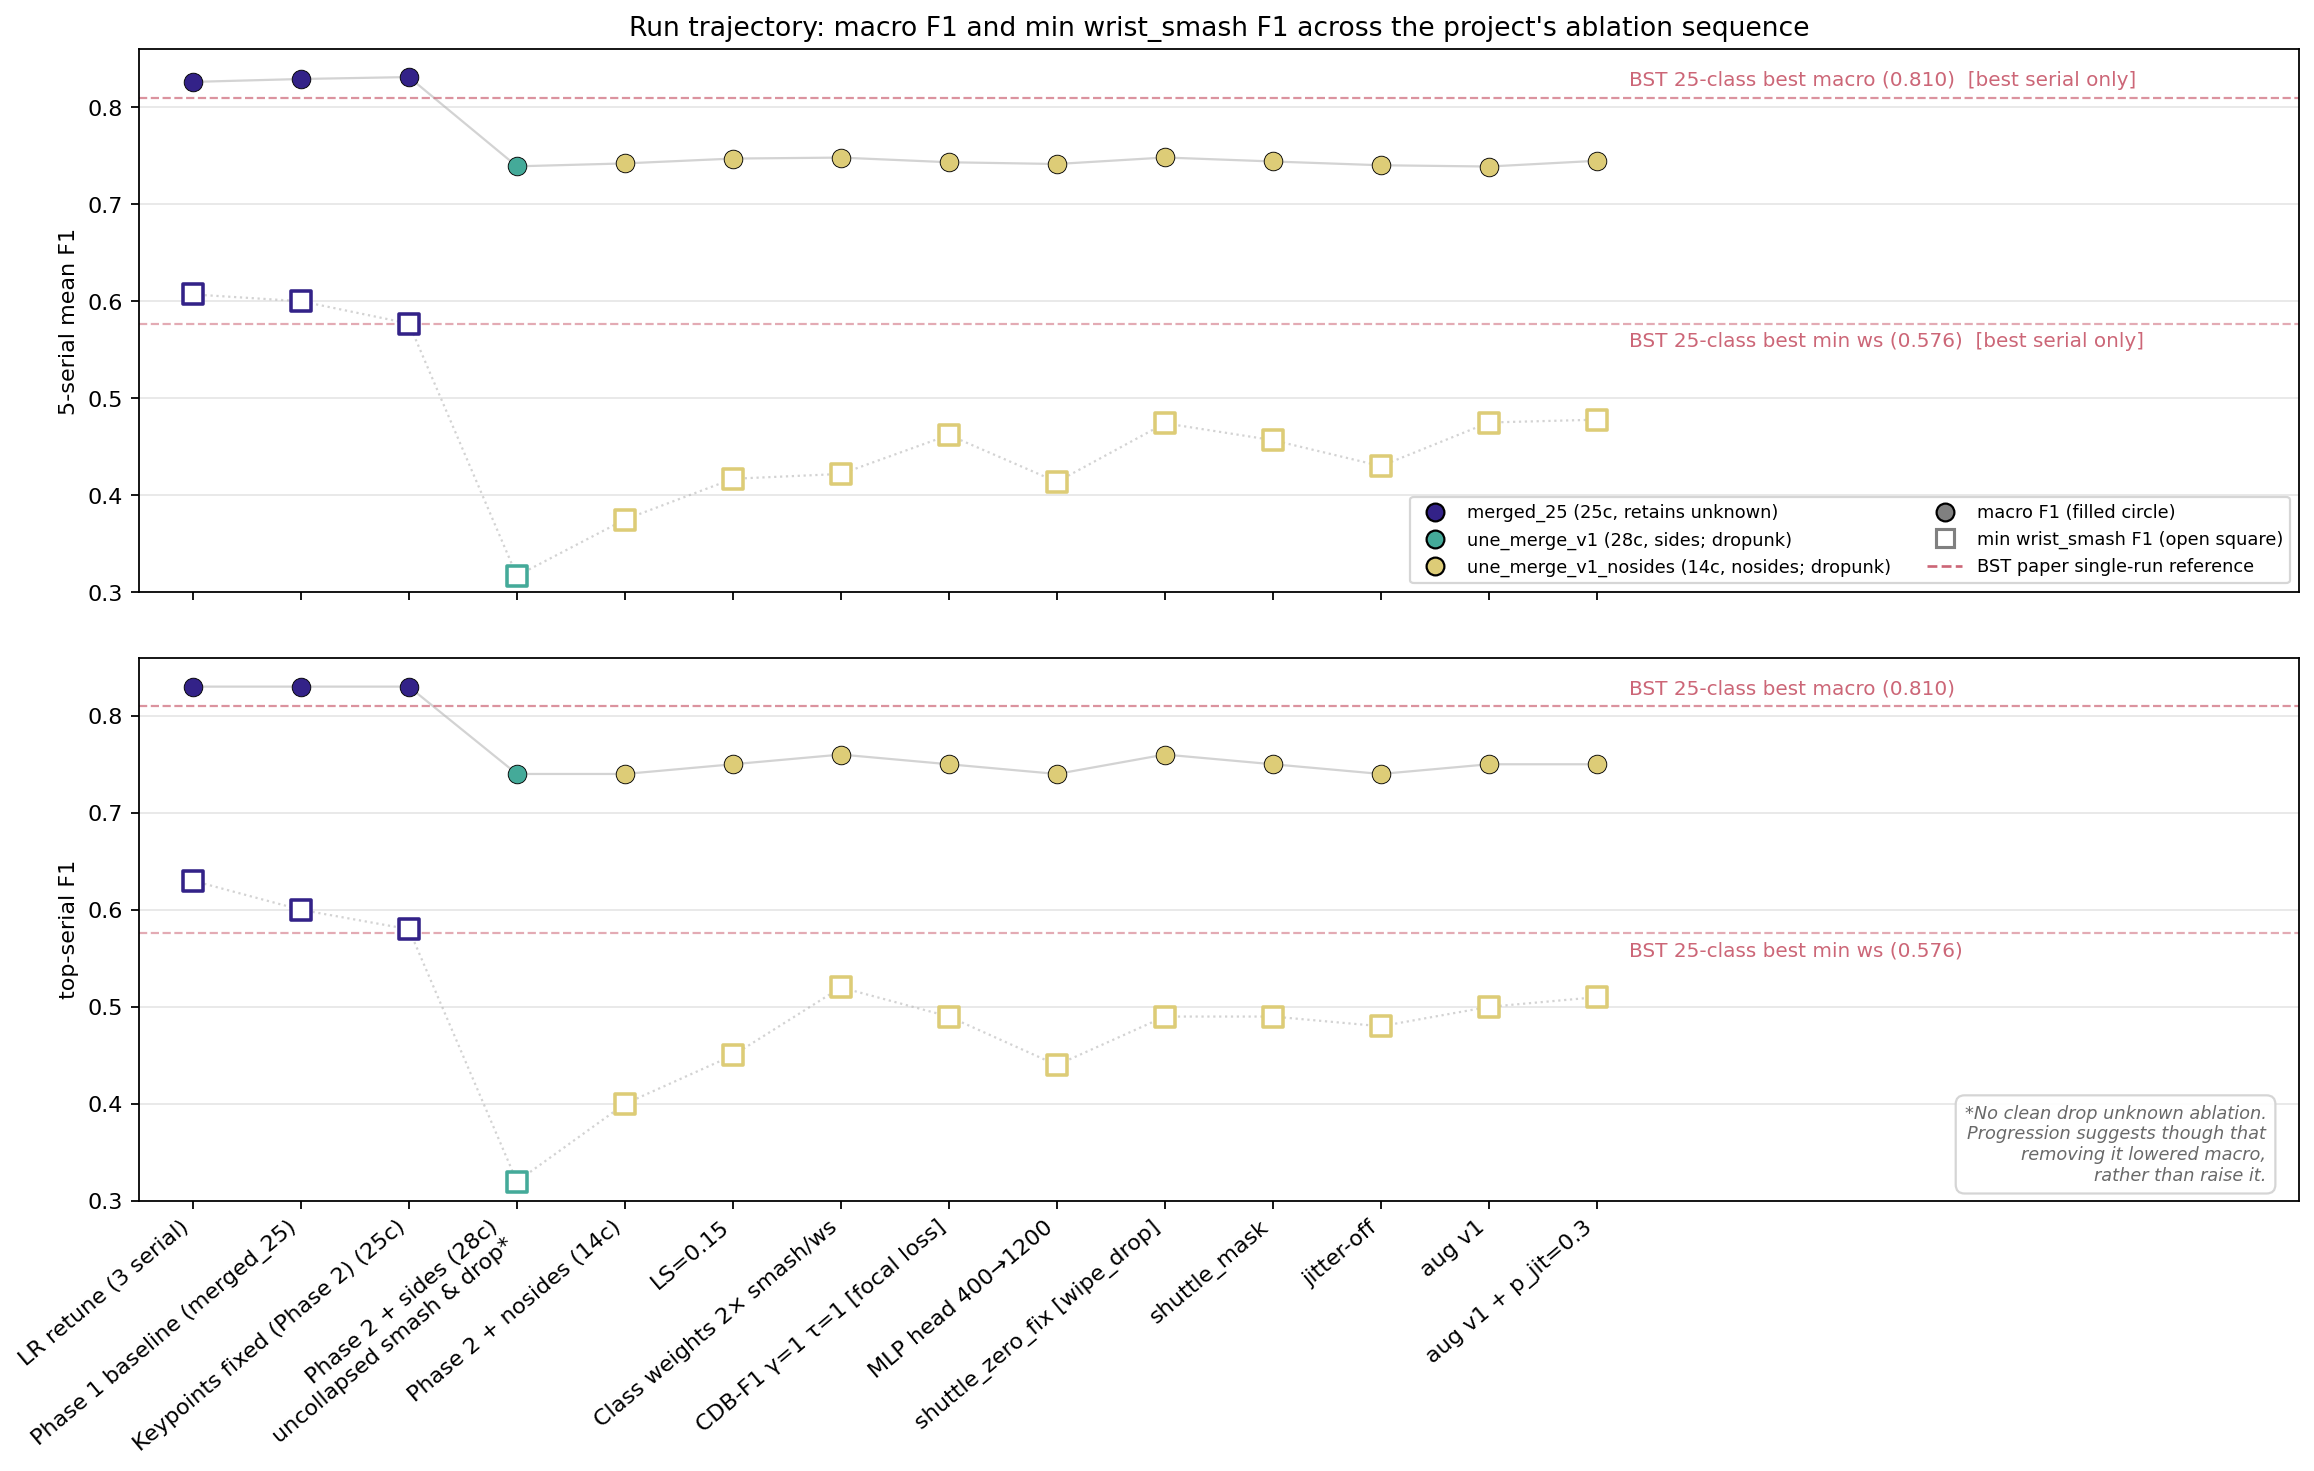

Write the Python code that produced this figure.
"""Run trajectory chart with macro F1 and min wrist_smash F1 per panel.

Sibling to ``trajectory_chart.py`` for the 2026-05-11 supervisor presentation.
Two panels sharing x-axis:
  - top: 5-serial mean. Both macro F1 and min wrist_smash F1.
  - bottom: top-serial macro + min wrist_smash, with BST single-run refs.

Macro is a filled circle, min wrist_smash a white-faced square. Colour stays as
taxonomy on both, so each run sits as a circle / square pair stacked vertically.
Linear y-axis covers ~0.30 to 0.86: macro band clusters near the top, min ws
band sits below, no overlap.

Data is hand-transcribed from `scratch/architecture_notes/arch_1_directions.md`
headline-results table (lines 25-46). If a run gets renamed, mirror it in
``trajectory_chart.py`` so the two figures stay in sync.
"""
from pathlib import Path

import matplotlib.pyplot as plt

REPO_ROOT = Path(__file__).resolve().parents[2]
OUT_PATH = REPO_ROOT / "scratch/presentation_prep/trajectory_chart_macro_and_min.png"

# Tol muted palette (protanopia-safe, qualitative). One colour per taxonomy.
COLOUR = {
    "merged_25": "#332288",            # indigo
    "une_merge_v1": "#44AA99",         # teal
    "une_merge_v1_nosides": "#DDCC77", # sand
    "bst_ref": "#CC6677",              # rose (external reference)
}

# Each entry: short label, taxonomy key, then four metrics:
# 5-serial mean macro, top-serial macro, 5-serial mean min wrist_smash, top-serial min wrist_smash.
# Phase 2 + sides carries an asterisk pointing to the dropunk-ablation caveat at the
# bottom of the figure.
RUNS = [
    ("LR retune (3 serial)",                                                  "merged_25",            0.826,  0.83, 0.607,  0.63),
    ("Phase 1 baseline (merged_25)",                                          "merged_25",            0.829,  0.83, 0.600,  0.60),
    ("Keypoints fixed (Phase 2) (25c)",                                       "merged_25",            0.831,  0.83, 0.577,  0.58),
    ("Phase 2 + sides (28c)\nuncollapsed smash & drop*",                      "une_merge_v1",         0.739,  0.74, 0.317,  0.32),
    ("Phase 2 + nosides (14c)",                                               "une_merge_v1_nosides", 0.742,  0.74, 0.375,  0.40),
    ("LS=0.15",                                                               "une_merge_v1_nosides", 0.747,  0.75, 0.417,  0.45),
    ("Class weights 2× smash/ws",                                             "une_merge_v1_nosides", 0.748,  0.76, 0.422,  0.52),
    ("CDB-F1 γ=1 τ=1 [focal loss]",                                           "une_merge_v1_nosides", 0.7432, 0.75, 0.4621, 0.49),
    ("MLP head 400→1200",                                                     "une_merge_v1_nosides", 0.7414, 0.74, 0.4138, 0.44),
    ("shuttle_zero_fix [wipe_drop]",                                          "une_merge_v1_nosides", 0.7481, 0.76, 0.4742, 0.49),
    ("shuttle_mask",                                                          "une_merge_v1_nosides", 0.7440, 0.75, 0.4568, 0.49),
    ("jitter-off",                                                            "une_merge_v1_nosides", 0.7401, 0.74, 0.4301, 0.48),
    ("aug v1",                                                                "une_merge_v1_nosides", 0.7388, 0.75, 0.4750, 0.50),
    ("aug v1 + p_jit=0.3",                                                    "une_merge_v1_nosides", 0.7447, 0.75, 0.4779, 0.51),
]

FOOTNOTE = (
    "*No clean drop unknown ablation.\n"
    "Progression suggests though that\n"
    "removing it lowered macro,\n"
    "rather than raise it."
)

# BST paper single-run figures from arXiv:2502.21085 Table 1 (25-class, variable-length).
# Tuple: label, macro F1, min wrist_smash F1.
# Fixed-width variant dropped: it's not the preferred windowing strategy, theirs or ours.
BST_REFS = [
    ("BST 25-class best", 0.8097, 0.5762),
]


def scatter_macro(ax, x, ys, colours):
    """Filled circle markers, one per run, colour by taxonomy."""
    for xi, yi, ci in zip(x, ys, colours):
        ax.scatter(xi, yi, color=ci, s=70, zorder=3,
                   edgecolor="black", linewidth=0.4, marker="o")


def scatter_min_ws(ax, x, ys, colours):
    """White-faced square markers with coloured rim; visually distinct from macro."""
    for xi, yi, ci in zip(x, ys, colours):
        ax.scatter(xi, yi, facecolor="white", edgecolor=ci, s=80, zorder=3,
                   linewidth=1.6, marker="s")


def draw_panel(ax, x, macro_vals, min_vals, colours, ylabel):
    """Plot both metrics on one panel with connecting lines per metric."""
    ax.plot(x, macro_vals, color="lightgrey", linewidth=1, zorder=1)
    ax.plot(x, min_vals,   color="lightgrey", linewidth=1, zorder=1, linestyle=":")
    scatter_macro(ax, x, macro_vals, colours)
    scatter_min_ws(ax, x, min_vals, colours)
    ax.set_ylabel(ylabel)
    ax.set_ylim(0.30, 0.86)
    ax.grid(axis="y", alpha=0.3)


def draw_bst_refs(ax, x_text, mean_panel: bool) -> None:
    """Horizontal BST single-run reference lines plus paired labels.

    Macro label sits just above the macro line; min wrist_smash label sits just
    below the min line, so the label pair frames the BST band rather than
    crowding it.

    :param ax: target axis
    :param x_text: x-coordinate (data space) where label text starts; pick a
        value past the last data point so labels live in the right margin.
    :param mean_panel: True on the 5-serial-mean panel; appends "[best serial
        only]" to flag that BST is a single-run figure, not 5-serial-comparable.
    """
    suffix = "  [best serial only]" if mean_panel else ""
    offset = 0.008  # vertical gap between line and label, in F1-axis units
    for label, macro, min_ws in BST_REFS:
        ax.axhline(macro,  color=COLOUR["bst_ref"], linestyle="--", linewidth=1, alpha=0.7)
        ax.axhline(min_ws, color=COLOUR["bst_ref"], linestyle="--", linewidth=1, alpha=0.55)
        ax.text(x_text, macro + offset,
                f"{label} macro ({macro:.3f}){suffix}",
                fontsize=9, va="bottom", color=COLOUR["bst_ref"])
        ax.text(x_text, min_ws - offset,
                f"{label} min ws ({min_ws:.3f}){suffix}",
                fontsize=9, va="top", color=COLOUR["bst_ref"])


def main():
    n = len(RUNS)
    x = list(range(1, n + 1))
    labels = [r[0] for r in RUNS]
    taxonomies = [r[1] for r in RUNS]
    mean_macro = [r[2] for r in RUNS]
    best_macro = [r[3] for r in RUNS]
    mean_min   = [r[4] for r in RUNS]
    best_min   = [r[5] for r in RUNS]
    colours = [COLOUR[t] for t in taxonomies]

    fig, (ax_mean, ax_best) = plt.subplots(
        2, 1, figsize=(15, 10), sharex=True, gridspec_kw={"hspace": 0.12}
    )

    draw_panel(ax_mean, x, mean_macro, mean_min, colours, "5-serial mean F1")
    ax_mean.set_title("Run trajectory: macro F1 and min wrist_smash F1 across the project's ablation sequence")
    draw_bst_refs(ax_mean, n + 0.3, mean_panel=True)

    draw_panel(ax_best, x, best_macro, best_min, colours, "top-serial F1")
    draw_bst_refs(ax_best, n + 0.3, mean_panel=False)

    ax_best.set_xticks(x)
    ax_best.set_xticklabels(labels, rotation=40, ha="right")

    # Legend: taxonomy colours on the left half, marker-shape key on the right half.
    legend_handles = [
        plt.Line2D([0], [0], marker="o", linestyle="", markerfacecolor=COLOUR["merged_25"],
                   markeredgecolor="black", markersize=8, label="merged_25 (25c, retains unknown)"),
        plt.Line2D([0], [0], marker="o", linestyle="", markerfacecolor=COLOUR["une_merge_v1"],
                   markeredgecolor="black", markersize=8, label="une_merge_v1 (28c, sides; dropunk)"),
        plt.Line2D([0], [0], marker="o", linestyle="", markerfacecolor=COLOUR["une_merge_v1_nosides"],
                   markeredgecolor="black", markersize=8, label="une_merge_v1_nosides (14c, nosides; dropunk)"),
        plt.Line2D([0], [0], marker="o", linestyle="", markerfacecolor="grey",
                   markeredgecolor="black", markersize=8, label="macro F1 (filled circle)"),
        plt.Line2D([0], [0], marker="s", linestyle="", markerfacecolor="white",
                   markeredgecolor="grey", markersize=8, markeredgewidth=1.4,
                   label="min wrist_smash F1 (open square)"),
        plt.Line2D([0], [0], color=COLOUR["bst_ref"], linestyle="--", linewidth=1.2,
                   label="BST paper single-run reference"),
    ]
    ax_mean.legend(handles=legend_handles, loc="lower right", fontsize=8, ncols=2)

    # Headroom on the right so the BST text labels don't get clipped.
    ax_best.set_xlim(0.5, n + 6.5)

    # Footnote box anchored to the bottom-right of the top-serial panel; sits below the
    # BST reference labels and to the right of the data, in otherwise-empty space.
    ax_best.text(0.985, 0.03, FOOTNOTE, transform=ax_best.transAxes,
                 fontsize=8, ha="right", va="bottom",
                 style="italic", color="dimgrey",
                 bbox=dict(boxstyle="round,pad=0.5", facecolor="white",
                           edgecolor="lightgrey", alpha=0.95))

    fig.subplots_adjust(left=0.07, right=0.97, top=0.94, bottom=0.22, hspace=0.12)
    OUT_PATH.parent.mkdir(parents=True, exist_ok=True)
    fig.savefig(OUT_PATH, dpi=160, bbox_inches="tight")
    print(f"Saved: {OUT_PATH}")


if __name__ == "__main__":
    main()
